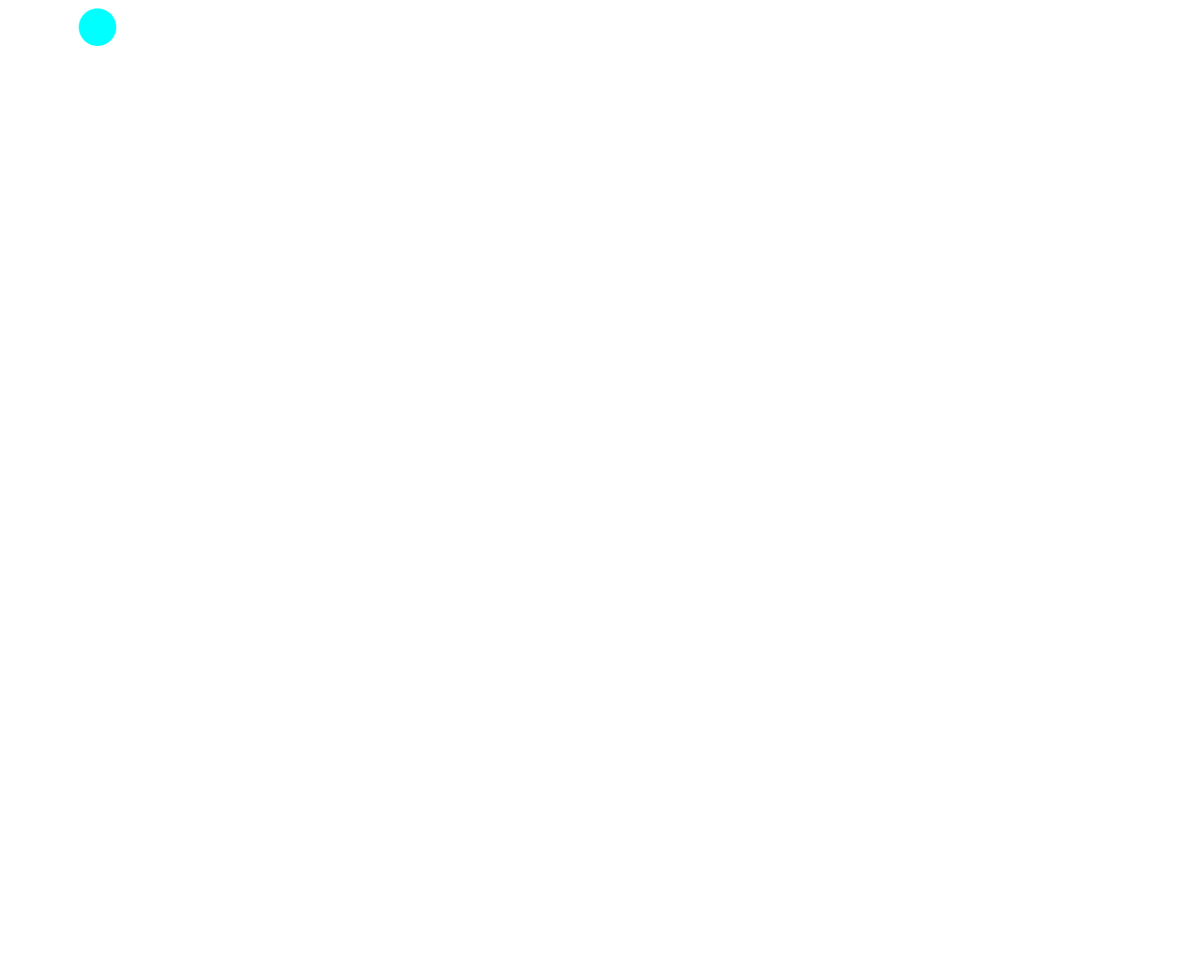
Frame 1 (no input)
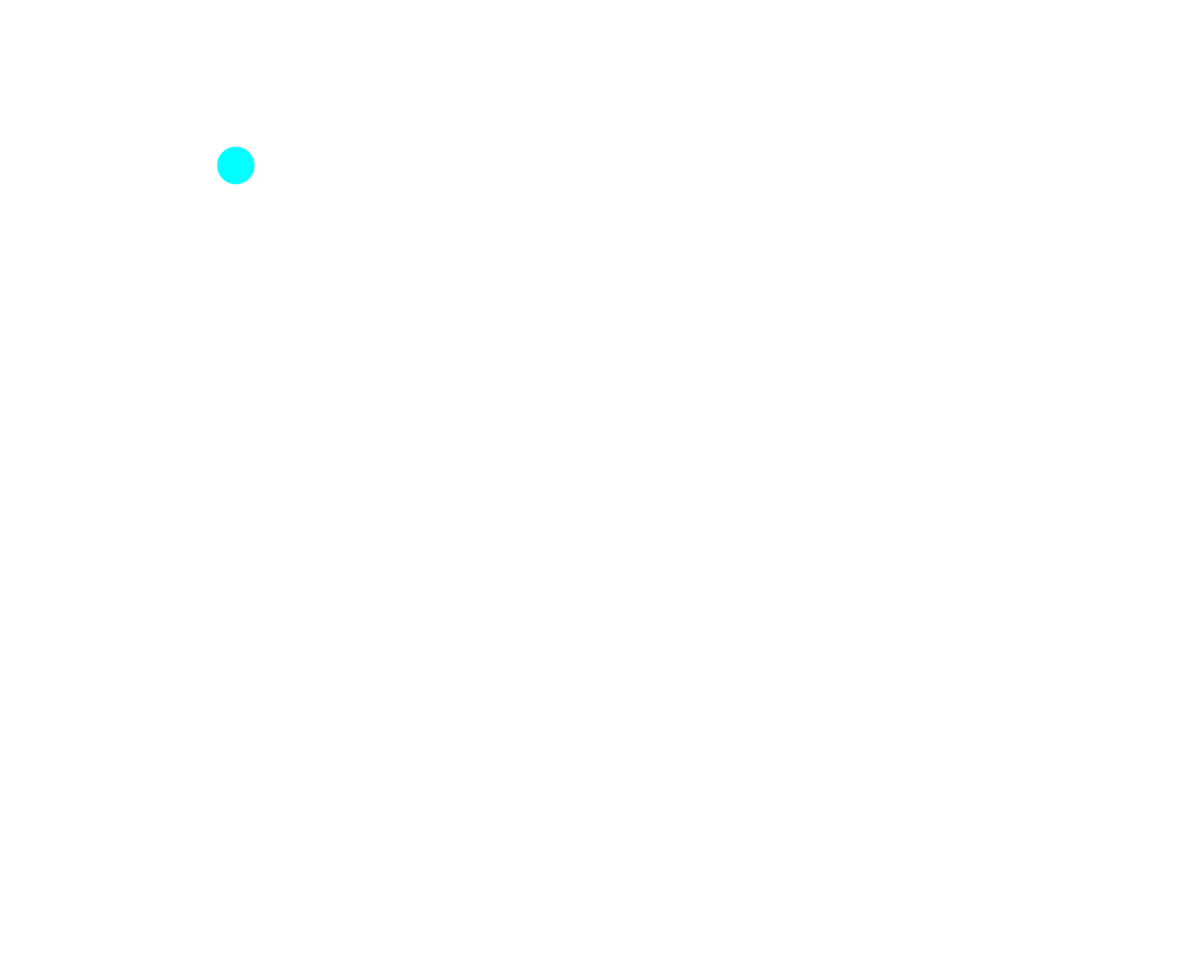
Frame 60 (the mouse pressed at the canvas centre just before this capture)
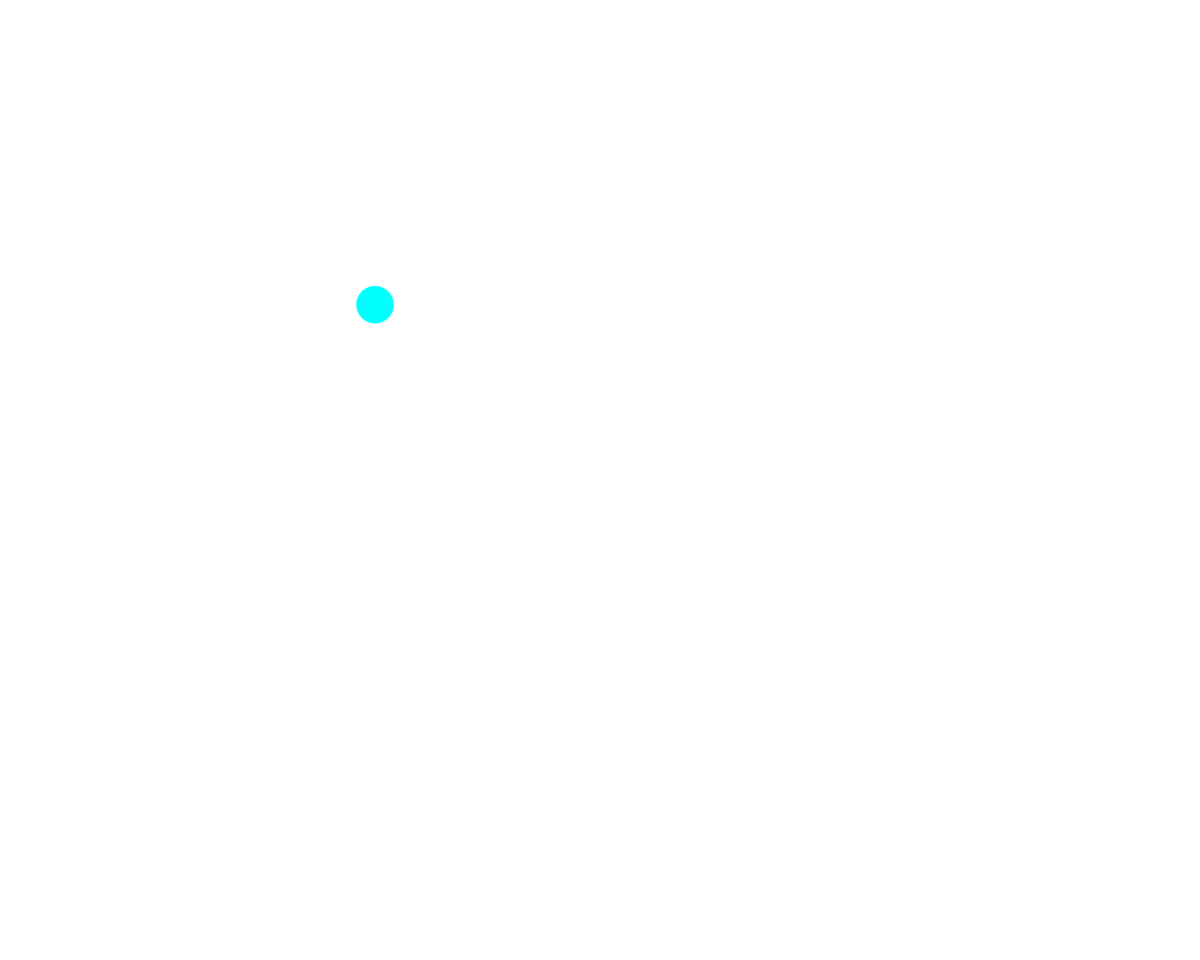
Frame 120 (the mouse held since frame 60 and released just before this capture)

The Processing sketch that drew these frames (run headless with seeded random() and noise(); from frame 60 on, the mouse is pressed at the canvas centre):

// Processing sketch: ObjectsAndMouseCursor
// ── ObjectsAndMouseCursor.pde
// 定数
final float gravity = 9.8 / 60;  // <-- 1/60秒あたりの重力加速度
final float elas=1;

final float y0=25;//y座標初期位置
final float vy0=4;//初速度
// 変数
float x=100;                     //ボールのx軸
float vx=4;                        // <-- ボールの速度のx成分
float y;                         // <-- ボールのy座標
float vy;                        // <-- ボールの速度のy成分

int fps=60;
int d=40;//直径
float G=0.05;

float Hue=0;
boolean Touch=false;


void setup() {
  size(1280, 1024);
  noStroke();
  fill(0, 0, 0);

  frameRate(fps);
  y=y0;
  vy=vy0;
  colorMode(HSB, 360, 100, 100);
}

void draw() {
  background(0, 0, 255);
  check();
  if (Touch == true) {
    fill(0, 100, 100);
    ellipse(x, y, d, d);
    return;
  } else {
    fill(180, 100, 100);
  }  
  print(Touch);
  if (x>width-d/2) {                       //地面接触
    x=width-d/2;
    bound_x();
  }
  if (x<0+d/2) {                       //地面接触
    x=0+d/2;
    bound_x();
  }
  if (y>height-d/2) {                       //地面接触
    y=height-d/2;
    bound_y();
  }
  if (y<0+d/2) {                             //天井接触
    y=0+d/2;
    bound_y();
  }

  /*vy += gravity;    // <-- 速度に重力加速度を加算する
   */

  x +=vx;           // <-- ボールがxの速度ぶん移動する
  y +=vy;//= min(y+vy,height-d/2);          // <-- ボールｙの速度ぶん移動する
  if (x>mouseX&&y<mouseY) {
    vx=vx-G;
    vy=vy+G;
  } else if (x>mouseX&&y>mouseY) {
    vx=vx-G;
    vy=vy-G;
  } else if (x<mouseX&&y>mouseY) {
    vx=vx+G;
    vy=vy-G;
  } else if (x<mouseX&&y<mouseY) {
    vx=vx+G;
    vy=vy+G;
  }

  //fill(calcHue(vy)*10, 100, 100);
  print((int)y+".");
  ellipse(x, y, d, d);
}

void bound_y() {
  vy=-vy*elas;
}

void bound_x() {
  vx=-vx*elas;
}

float calcHue(float vy) {
  Hue = sqrt(vx * vx + vy * vy);
  return Hue;
}

void check() {
  if ((mouseX-x)*(mouseX-x)+(mouseY-y)*(mouseY-y)<(d/2)*(d/2)&&mousePressed) {
    Touch=true;
  } else {
    Touch=false;
  }
}
